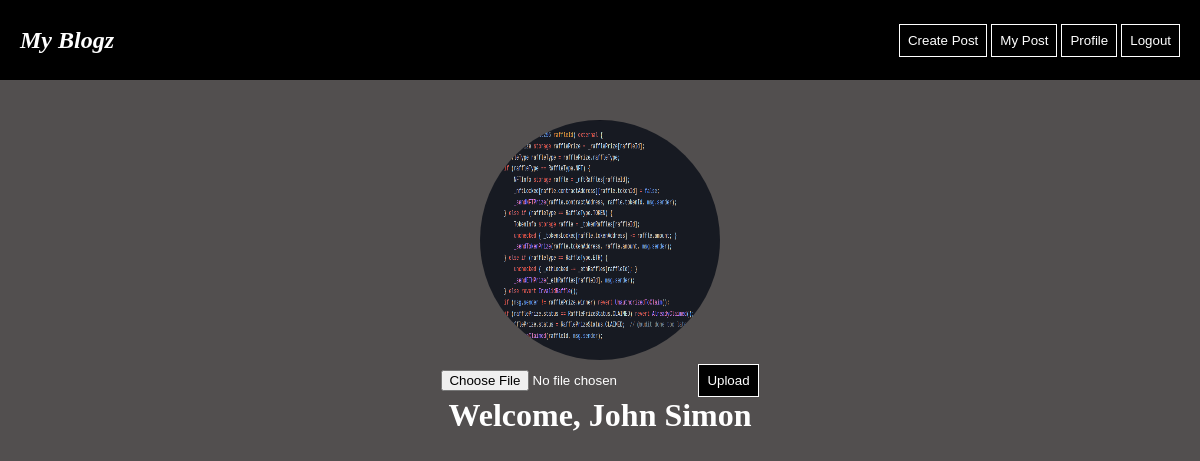
The page /profile (signed in) on the database as committed earlier.
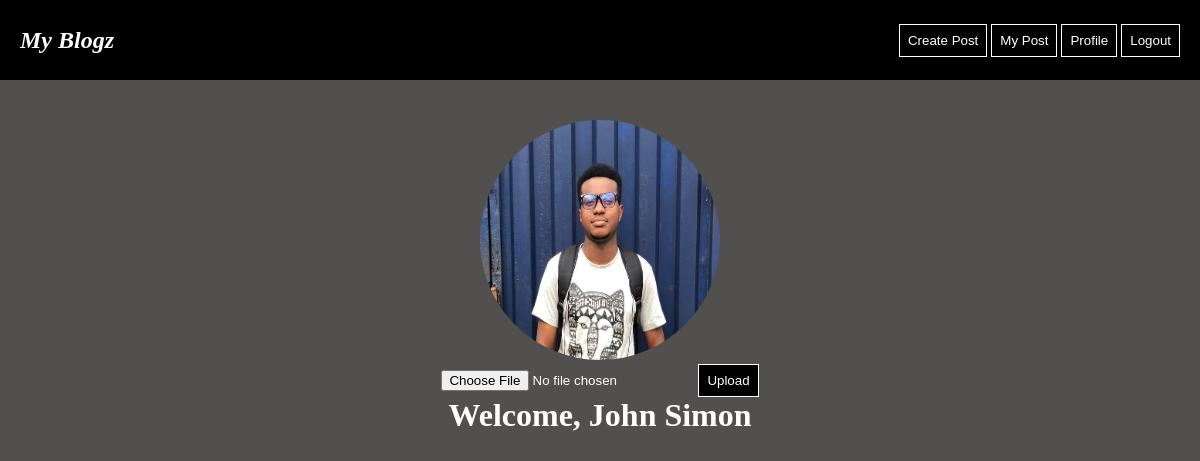
The same page on the database as committed later.
### blog_app/models.py (models this page shows)
class User(AbstractUser):
    profile_image = models.FileField(upload_to="profiles")

### blog_app/views.py (the view)
# urls.py: path("profile", my_profile),
@login_required(login_url="/signin")
def my_profile(request):
    return render(request, "profile.html")

### blog_app/templates/profile.html (shortened to what this page needs)
{% extends "./base.html" %}
{% load static%}
{% block content %}
    <div class="profile-container">
        <div>
            <img class="profile-img" src="{{user.profile_image}}"/>
        </div>
        <form  action="/upload" method="POST" enctype="multipart/form-data">
            <input type="file" name="image" accept="image/*" />
            <button>Upload</button>
        </form>
        <h1> Welcome, {{user.first_name}} {{user.last_name}} </h1>
    </div>
{% endblock %}

Rows that differ between the two databases and show on the page:
changed User "John": profile_image: a different picture
